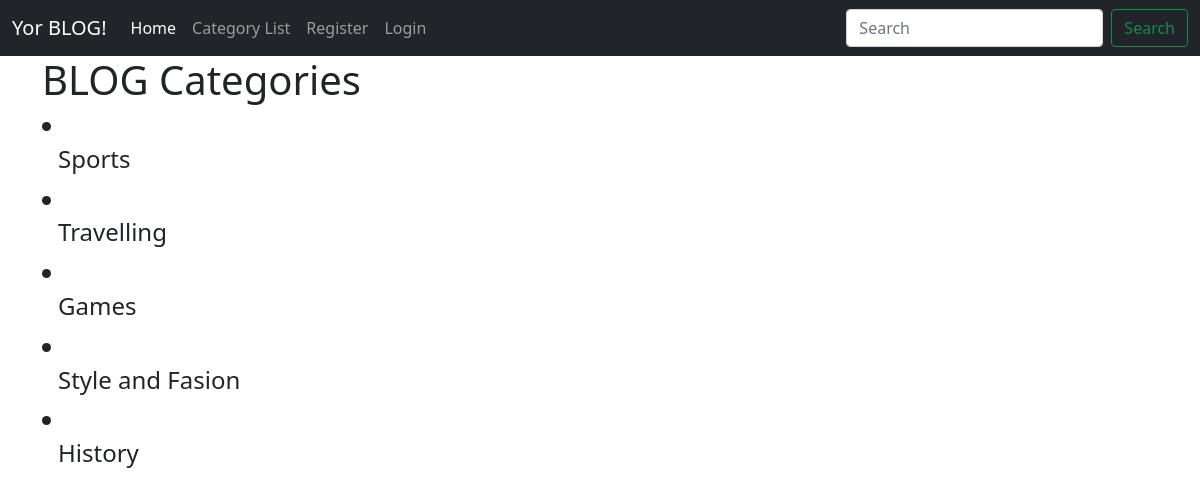
The page /category_list/ on the database its author committed.
### blog_app/models.py (models this page shows, shortened)
class Category(models.Model):
    name = models.CharField(max_length=255)
    def __str__(self):
        return self.name

### blog_app/views.py (the view)
# urls.py: path('category_list/',CategoryListView, name='category_list')
def CategoryListView(request):
    cat_menu_list = Category.objects.all()
    return render(request,'category_list.html',{'cat_menu_list':cat_menu_list})

### blog_app/templates/category_list.html (shortened to what this page needs)
{% extends 'base.html' %}
{% block content %}
<h1>BLOG Categories</h1>
{% for item in cat_menu_list %}
    <h4><li><a class="dropdown-item" href="{% url 'category' item %}">{{ item }}</a></li></h4>
{% endfor %}
{% endblock %}

### rows shown on the page
Category: name "Sports"
Category: name "Travelling"
Category: name "Games"
Category: name "Style and Fasion"
Category: name "History"
